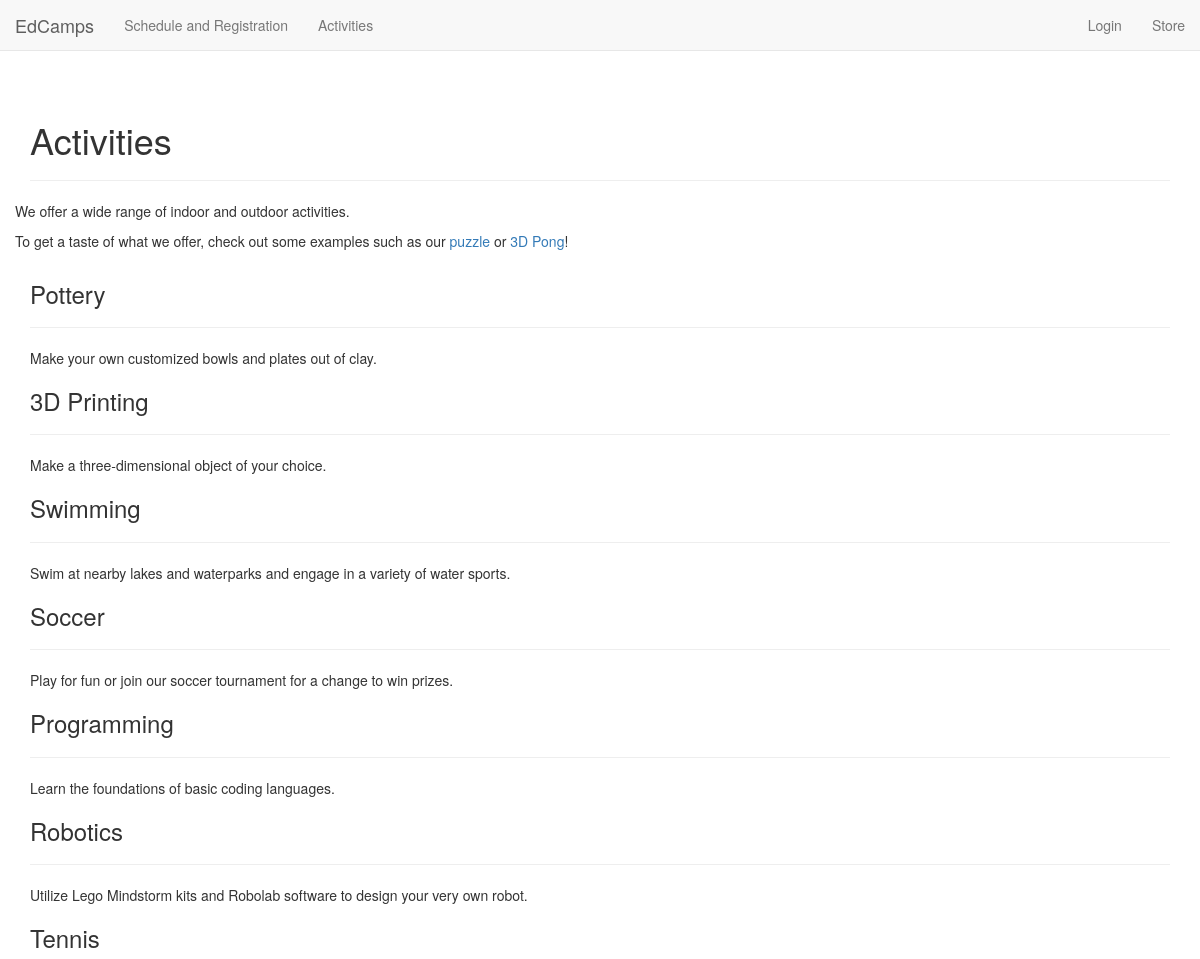
Page /activities.php (upper part) on the earlier database version.
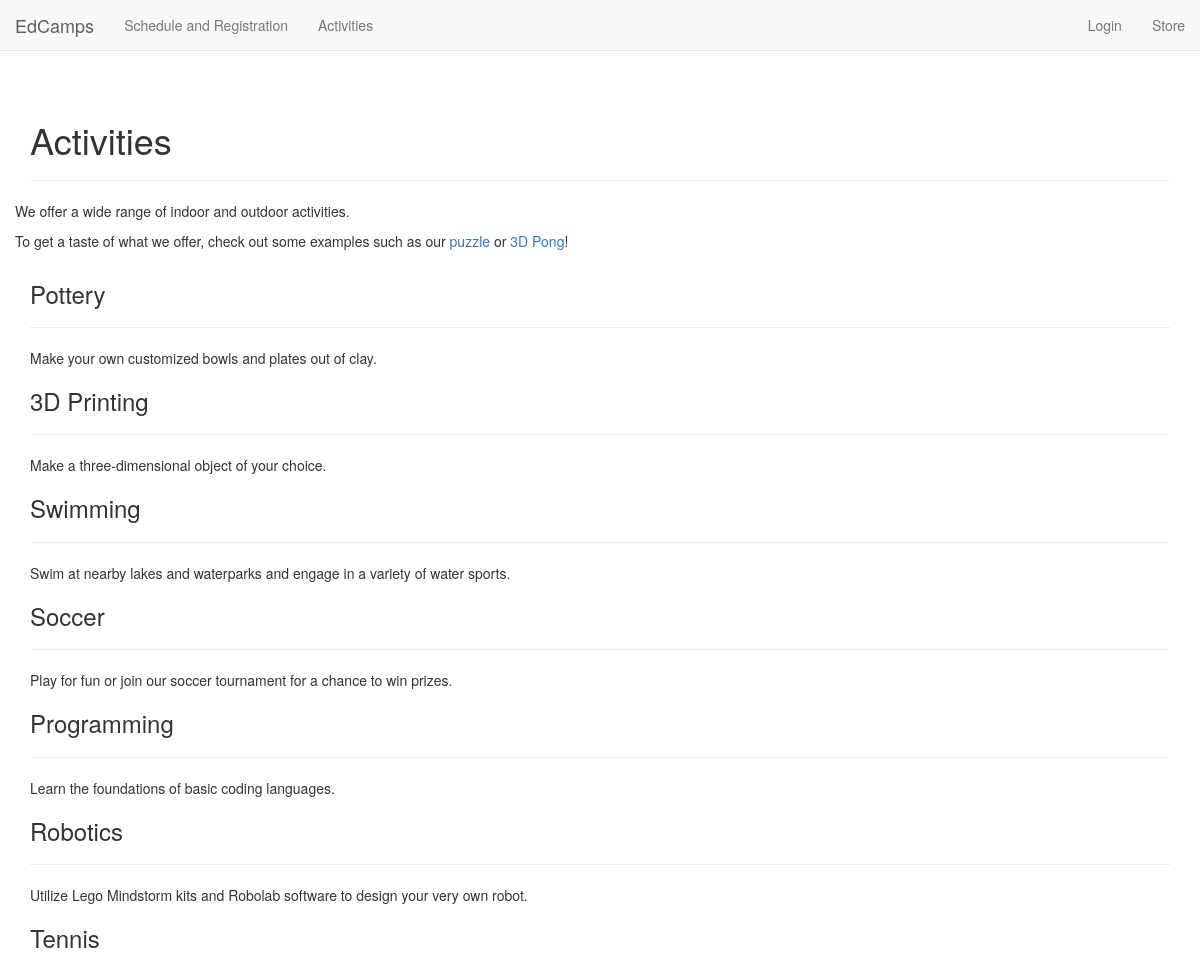
Same page on the later database version.
### tables this page shows
CREATE TABLE activities(
  id INT NOT NULL PRIMARY KEY AUTO_INCREMENT,
  name TINYTEXT NOT NULL,
  description TEXT NOT NULL,
  image_url TEXT
);

### public/activities.php (the view, shortened to what this page needs)
<?php
require_once(TEMPLATES_PATH . "/header.php");
?>
<div class="container container-fluid">
  <h1>Activities</h1>
  <hr>
  <div class="row">
    <p>We offer a wide range of indoor and outdoor activities.</p>
    <p>To get a taste of what we offer, check out some examples such as our <a href="puzzle.php">puzzle</a> or <a href="pong.php">3D Pong</a>!</p>
  </div>
  <?php
  $conn = get_db_conn();
  $sql = "SELECT * FROM activities";
  $result = $conn->query($sql);
  while ($row = mysqli_fetch_assoc($result)) {
    $name = $row['name'];
    $description = $row['description'];
    echo '<div class="activity">';
    echo "<h3>$name</h3>";
    echo "<hr>";
    echo "<p>$description</p>";
    echo '</div>';
  }
  ?>
</div>
<?php require_once(TEMPLATES_PATH . "/footer.php"); ?>

Differences in the rows shown:
changed activities "Soccer": description "Play for fun or join our soccer tournament for a change to win prizes." → "Play for fun or join our soccer tournament for a chance to win prizes."
